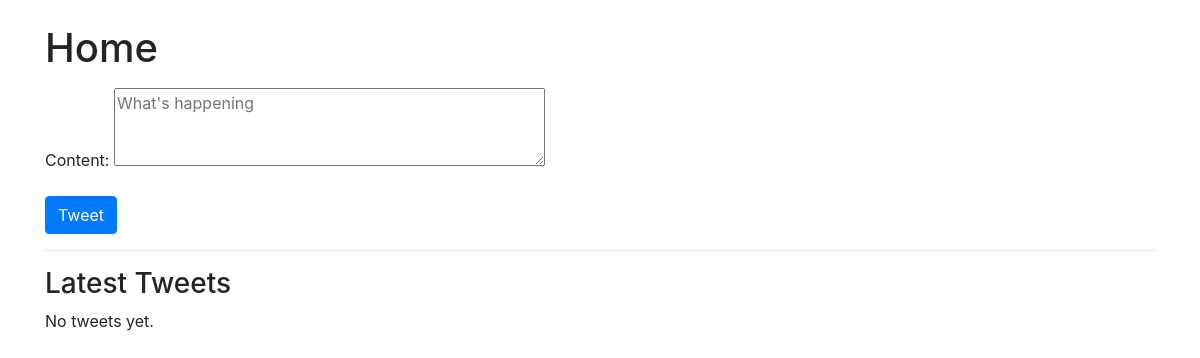
Page / (signed in) on the earlier database version.
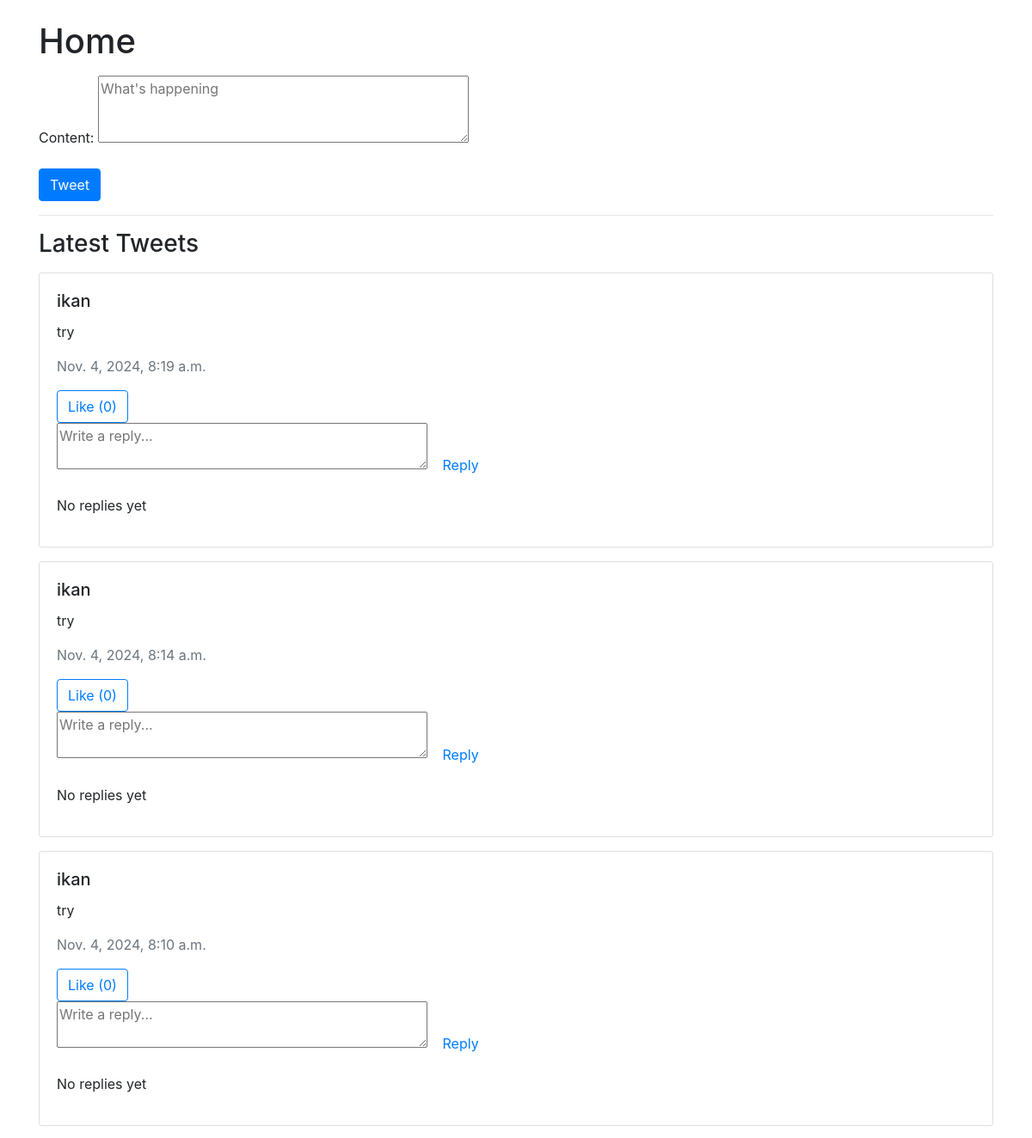
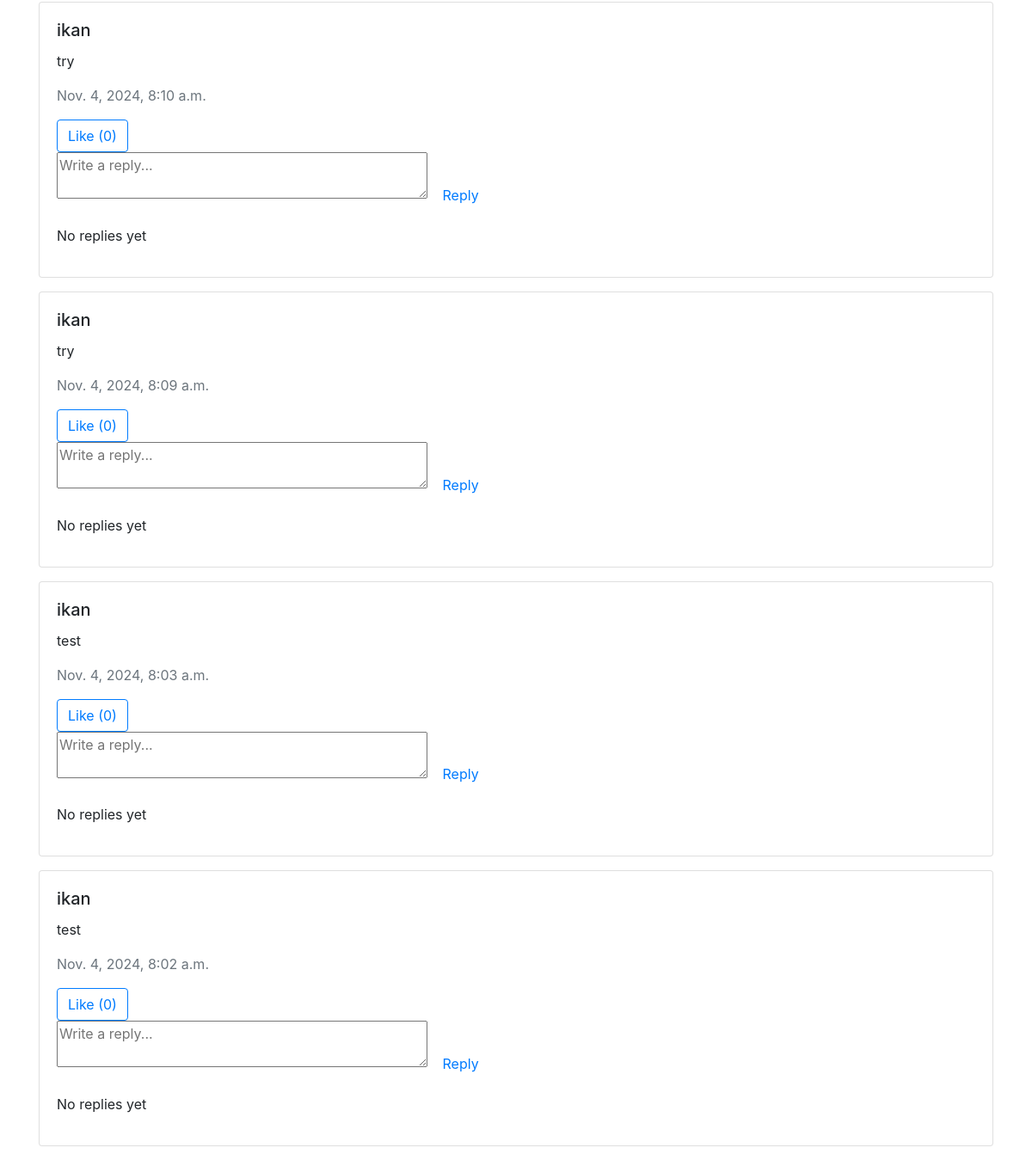
Same page on the later database version (2 pictures, top to bottom).
### main_app/models.py (models this page shows, shortened)
class Tweet(models.Model):
    user = models.ForeignKey(User, on_delete=models.CASCADE)
    content = models.CharField(max_length=200)
    created_at = models.DateTimeField(auto_now_add=True)

### main_app/views.py (the view)
# urls.py: path('', views.tweet_list, name='tweet_list'),
@login_required
def tweet_list(request):
    if request.method == 'POST':
        form = TweetForm(request.POST)
        if form.is_valid():
            tweet = form.save(commit=False)
            tweet.user = request.user
            tweet.save()
            return redirect('tweet_list')
    else:
        form = TweetForm()
    tweets = Tweet.objects.all().order_by('-created_at')
    reply_form = ReplyForm()
    return render(request, 'tweet_list.html', {'form': form, 'tweets': tweets, 'reply_form': reply_form})

### main_app/forms.py
class TweetForm(forms.ModelForm):
    class Meta:
        model = Tweet
        fields = ['content']
        widgets = {
            'content': forms.Textarea(attrs={'rows' : 3, 'placeholder' : 'What\'s happening'})
        }

class ReplyForm(forms.ModelForm):
    class Meta:
        model = Reply
        fields = ['content']
        widgets = {
            'content' : forms.Textarea(attrs={'rows': 2, 'placeholder' : 'Write a reply...'})
        }

### main_app/templates/tweet_list.html (shortened to what this page needs)
<!DOCTYPE html>
<html lang="en">
<head>
    <link rel="stylesheet" href="https://stackpath.bootstrapcdn.com/bootstrap/4.3.1/css/bootstrap.min.css">
</head>
<body>
    <div class="container">
        <h1 class="mt-4">Home</h1>
        <form method="post" class="mt-3">
            {{ form.as_p }}
            <button type="submit" class="btn btn-primary">Tweet</button>
        </form>
        <hr>
        <h3>Latest Tweets</h3>
        {% for tweet in tweets %}
            <div class="card my-3">
                <div class="card-body">
                    <h5 class="card-title">{{ tweet.user.username }}</h5>
                    <p class="card-text">{{ tweet.content }}</p>
                    <p class="text-muted">{{ tweet.created_at }}</p>
                    <form method="post" action="{% url 'like_tweet' tweet.id %}">
                        <button type="submit" class="btn btn-outline-primary">
                            Like ({{ tweet.likes.count }})
                        </button>
                    </form>
                    <form method="post" action="{% url 'reply_tweet' tweet.id %}">
                        {{ reply_form.content }}
                        <button type="submit" class="btn btn-link">Reply</button>
                    </form>
                    <div class="replies mt-3">
                        {% for reply in tweet.replies.all %}
                            <div class="card my-2">
                                <div class="card-body">
                                    <h6 class="card-subtitle mb-2 text-muted">{{ reply.user.username }}</h6>
                                    <p class="card-text">{{ reply.content }}</p>
                                    <p  class="text-muted">{{ reply.created_at }}</p>
                                </div>
                            </div>
                        {% empty %}
                            <p>No replies yet</p>
                        {% endfor %}
                    </div>
                </div>
            </div>
        {% empty %}
            <p>No tweets yet.</p>
        {% endfor %}
    </div>
</body>
</html>

Differences in the rows shown:
added Tweet: user.username "ikan", content "try", created_at "Nov. 4, 2024, 8:19 a.m.", likes.count "0"
added Tweet: user.username "ikan", content "try", created_at "Nov. 4, 2024, 8:14 a.m.", likes.count "0"
added Tweet: user.username "ikan", content "try", created_at "Nov. 4, 2024, 8:10 a.m.", likes.count "0"
added Tweet: user.username "ikan", content "try", created_at "Nov. 4, 2024, 8:10 a.m.", likes.count "0"
added Tweet: user.username "ikan", content "try", created_at "Nov. 4, 2024, 8:09 a.m.", likes.count "0"
added Tweet: user.username "ikan", content "test", created_at "Nov. 4, 2024, 8:03 a.m.", likes.count "0"
added Tweet: user.username "ikan", content "test", created_at "Nov. 4, 2024, 8:02 a.m.", likes.count "0"
Other differences:
text no longer shown: "No tweets yet."
